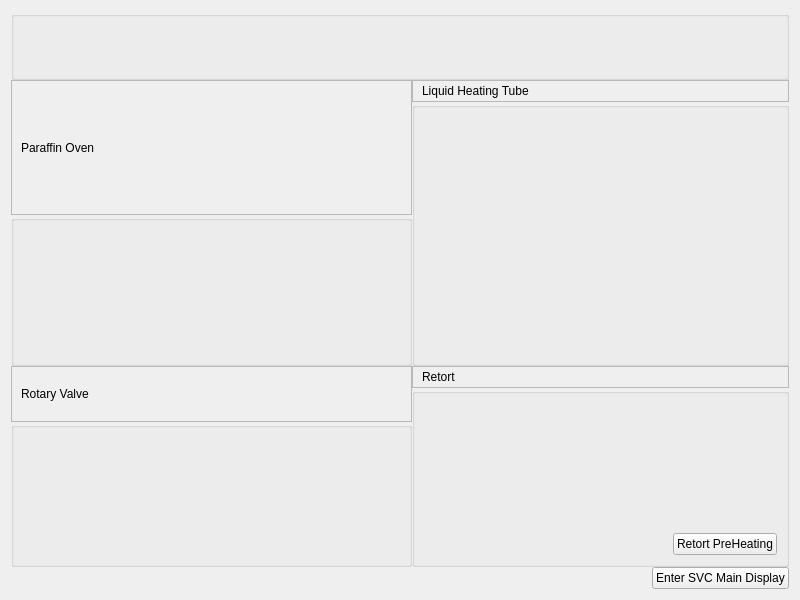
<?xml version="1.0" encoding="UTF-8"?>
<ui version="4.0">
 <class>Diagnostics::CInitialSystem</class>
 <widget class="QWidget" name="Diagnostics::CInitialSystem">
  <property name="geometry">
   <rect>
    <x>0</x>
    <y>0</y>
    <width>800</width>
    <height>600</height>
   </rect>
  </property>
  <property name="windowTitle">
   <string>Form</string>
  </property>
  <layout class="QGridLayout" name="gridLayout_7">
   <property name="spacing">
    <number>0</number>
   </property>
   <item row="0" column="0" colspan="2">
    <widget class="QGroupBox" name="mainRelayGroup">
     <property name="title">
      <string/>
     </property>
     <layout class="QGridLayout" name="gridLayout">
      <property name="leftMargin">
       <number>9</number>
      </property>
      <property name="topMargin">
       <number>0</number>
      </property>
      <property name="rightMargin">
       <number>0</number>
      </property>
      <property name="bottomMargin">
       <number>0</number>
      </property>
      <property name="spacing">
       <number>0</number>
      </property>
      <item row="0" column="0">
       <layout class="QHBoxLayout" name="horizontalLayout">
        <property name="spacing">
         <number>0</number>
        </property>
        <item>
         <widget class="QLabel" name="mrTestLabel">
          <property name="text">
           <string/>
          </property>
         </widget>
        </item>
        <item>
         <spacer name="horizontalSpacer">
          <property name="orientation">
           <enum>Qt::Horizontal</enum>
          </property>
          <property name="sizeHint" stdset="0">
           <size>
            <width>40</width>
            <height>20</height>
           </size>
          </property>
         </spacer>
        </item>
        <item>
         <widget class="QLabel" name="mrChcekLable">
          <property name="text">
           <string/>
          </property>
         </widget>
        </item>
       </layout>
      </item>
      <item row="1" column="0">
       <layout class="QHBoxLayout" name="horizontalLayout_2">
        <property name="spacing">
         <number>0</number>
        </property>
        <item>
         <widget class="QLabel" name="voltageTestLabel">
          <property name="text">
           <string/>
          </property>
         </widget>
        </item>
        <item>
         <spacer name="horizontalSpacer_2">
          <property name="orientation">
           <enum>Qt::Horizontal</enum>
          </property>
          <property name="sizeHint" stdset="0">
           <size>
            <width>40</width>
            <height>20</height>
           </size>
          </property>
         </spacer>
        </item>
        <item>
         <widget class="QLabel" name="voltageCheckLabel">
          <property name="text">
           <string/>
          </property>
         </widget>
        </item>
       </layout>
      </item>
      <item row="2" column="0">
       <layout class="QHBoxLayout" name="horizontalLayout_3">
        <property name="spacing">
         <number>0</number>
        </property>
        <item>
         <widget class="QLabel" name="preTestLabel">
          <property name="text">
           <string/>
          </property>
         </widget>
        </item>
        <item>
         <spacer name="horizontalSpacer_3">
          <property name="orientation">
           <enum>Qt::Horizontal</enum>
          </property>
          <property name="sizeHint" stdset="0">
           <size>
            <width>40</width>
            <height>20</height>
           </size>
          </property>
         </spacer>
        </item>
        <item>
         <widget class="QLabel" name="preCheckLable">
          <property name="text">
           <string/>
          </property>
         </widget>
        </item>
       </layout>
      </item>
     </layout>
    </widget>
   </item>
   <item row="1" column="0">
    <layout class="QVBoxLayout" name="verticalLayout_2">
     <property name="spacing">
      <number>0</number>
     </property>
     <property name="sizeConstraint">
      <enum>QLayout::SetFixedSize</enum>
     </property>
     <item>
      <widget class="QFrame" name="ovenFrame">
       <property name="autoFillBackground">
        <bool>true</bool>
       </property>
       <property name="frameShape">
        <enum>QFrame::StyledPanel</enum>
       </property>
       <property name="frameShadow">
        <enum>QFrame::Raised</enum>
       </property>
       <layout class="QHBoxLayout" name="horizontalLayout_5">
        <property name="spacing">
         <number>0</number>
        </property>
        <property name="leftMargin">
         <number>9</number>
        </property>
        <property name="topMargin">
         <number>0</number>
        </property>
        <property name="rightMargin">
         <number>0</number>
        </property>
        <property name="bottomMargin">
         <number>0</number>
        </property>
        <item>
         <widget class="QLabel" name="ovenTestLabel">
          <property name="text">
           <string>Paraffin Oven</string>
          </property>
         </widget>
        </item>
        <item>
         <spacer name="horizontalSpacer_4">
          <property name="orientation">
           <enum>Qt::Horizontal</enum>
          </property>
          <property name="sizeHint" stdset="0">
           <size>
            <width>40</width>
            <height>20</height>
           </size>
          </property>
         </spacer>
        </item>
        <item>
         <widget class="QLabel" name="ovenCheckLabel">
          <property name="text">
           <string/>
          </property>
         </widget>
        </item>
       </layout>
      </widget>
     </item>
     <item>
      <widget class="QGroupBox" name="ovenGroup">
       <property name="layoutDirection">
        <enum>Qt::LeftToRight</enum>
       </property>
       <property name="title">
        <string/>
       </property>
       <layout class="QGridLayout" name="gridLayout_2">
        <property name="sizeConstraint">
         <enum>QLayout::SetDefaultConstraint</enum>
        </property>
        <item row="3" column="0">
         <widget class="QLabel" name="ovenBtmLable2">
          <property name="text">
           <string/>
          </property>
         </widget>
        </item>
        <item row="2" column="1">
         <spacer name="horizontalSpacer_14">
          <property name="orientation">
           <enum>Qt::Horizontal</enum>
          </property>
          <property name="sizeHint" stdset="0">
           <size>
            <width>348</width>
            <height>20</height>
           </size>
          </property>
         </spacer>
        </item>
        <item row="0" column="0">
         <widget class="QLabel" name="ovenTargetTempLabel">
          <property name="text">
           <string/>
          </property>
         </widget>
        </item>
        <item row="0" column="1">
         <spacer name="horizontalSpacer_10">
          <property name="orientation">
           <enum>Qt::Horizontal</enum>
          </property>
          <property name="sizeHint" stdset="0">
           <size>
            <width>348</width>
            <height>20</height>
           </size>
          </property>
         </spacer>
        </item>
        <item row="0" column="2">
         <widget class="QLabel" name="ovenTargetTempValue">
          <property name="text">
           <string/>
          </property>
         </widget>
        </item>
        <item row="1" column="0">
         <widget class="QLabel" name="ovenCurTemplabel">
          <property name="text">
           <string/>
          </property>
         </widget>
        </item>
        <item row="1" column="1">
         <spacer name="horizontalSpacer_13">
          <property name="orientation">
           <enum>Qt::Horizontal</enum>
          </property>
          <property name="sizeHint" stdset="0">
           <size>
            <width>348</width>
            <height>20</height>
           </size>
          </property>
         </spacer>
        </item>
        <item row="1" column="2">
         <widget class="QLabel" name="ovenCurTempValue">
          <property name="text">
           <string/>
          </property>
         </widget>
        </item>
        <item row="2" column="0">
         <widget class="QLabel" name="ovenBtmLabel1">
          <property name="text">
           <string/>
          </property>
         </widget>
        </item>
        <item row="4" column="1">
         <spacer name="horizontalSpacer_16">
          <property name="orientation">
           <enum>Qt::Horizontal</enum>
          </property>
          <property name="sizeHint" stdset="0">
           <size>
            <width>348</width>
            <height>20</height>
           </size>
          </property>
         </spacer>
        </item>
        <item row="2" column="2">
         <widget class="QLabel" name="ovenBtmValue1">
          <property name="text">
           <string/>
          </property>
         </widget>
        </item>
        <item row="3" column="1">
         <spacer name="horizontalSpacer_15">
          <property name="orientation">
           <enum>Qt::Horizontal</enum>
          </property>
          <property name="sizeHint" stdset="0">
           <size>
            <width>348</width>
            <height>20</height>
           </size>
          </property>
         </spacer>
        </item>
        <item row="3" column="2">
         <widget class="QLabel" name="ovenBtmValue2">
          <property name="text">
           <string/>
          </property>
         </widget>
        </item>
        <item row="4" column="0">
         <widget class="QLabel" name="ovenCurrentLabel">
          <property name="text">
           <string/>
          </property>
         </widget>
        </item>
        <item row="4" column="2">
         <widget class="QLabel" name="ovenCurrentValue">
          <property name="text">
           <string/>
          </property>
         </widget>
        </item>
       </layout>
      </widget>
     </item>
    </layout>
   </item>
   <item row="1" column="1">
    <layout class="QVBoxLayout" name="verticalLayout">
     <item>
      <widget class="QFrame" name="liquidFrame">
       <property name="autoFillBackground">
        <bool>true</bool>
       </property>
       <property name="frameShape">
        <enum>QFrame::StyledPanel</enum>
       </property>
       <property name="frameShadow">
        <enum>QFrame::Raised</enum>
       </property>
       <layout class="QHBoxLayout" name="horizontalLayout_7">
        <property name="spacing">
         <number>0</number>
        </property>
        <property name="topMargin">
         <number>0</number>
        </property>
        <property name="rightMargin">
         <number>0</number>
        </property>
        <property name="bottomMargin">
         <number>0</number>
        </property>
        <item>
         <widget class="QLabel" name="liquidTestLabel">
          <property name="text">
           <string>Liquid Heating Tube</string>
          </property>
         </widget>
        </item>
        <item>
         <spacer name="horizontalSpacer_5">
          <property name="orientation">
           <enum>Qt::Horizontal</enum>
          </property>
          <property name="sizeHint" stdset="0">
           <size>
            <width>40</width>
            <height>20</height>
           </size>
          </property>
         </spacer>
        </item>
        <item>
         <widget class="QLabel" name="liquidCheckLabel">
          <property name="text">
           <string/>
          </property>
         </widget>
        </item>
       </layout>
      </widget>
     </item>
     <item>
      <widget class="QGroupBox" name="liquidGroup">
       <property name="enabled">
        <bool>true</bool>
       </property>
       <property name="layoutDirection">
        <enum>Qt::LeftToRight</enum>
       </property>
       <property name="title">
        <string/>
       </property>
       <layout class="QGridLayout" name="gridLayout_3">
        <item row="0" column="0">
         <widget class="QLabel" name="LTargetTmpLabel">
          <property name="text">
           <string/>
          </property>
         </widget>
        </item>
        <item row="0" column="1">
         <spacer name="horizontalSpacer_9">
          <property name="orientation">
           <enum>Qt::Horizontal</enum>
          </property>
          <property name="sizeHint" stdset="0">
           <size>
            <width>317</width>
            <height>17</height>
           </size>
          </property>
         </spacer>
        </item>
        <item row="0" column="2">
         <widget class="QLabel" name="LTargetTmpValue">
          <property name="text">
           <string/>
          </property>
         </widget>
        </item>
        <item row="1" column="0">
         <widget class="QLabel" name="LCurrentTempLabel">
          <property name="text">
           <string/>
          </property>
         </widget>
        </item>
        <item row="1" column="1">
         <spacer name="horizontalSpacer_18">
          <property name="orientation">
           <enum>Qt::Horizontal</enum>
          </property>
          <property name="sizeHint" stdset="0">
           <size>
            <width>317</width>
            <height>17</height>
           </size>
          </property>
         </spacer>
        </item>
        <item row="1" column="2">
         <widget class="QLabel" name="LCurrentTempValue">
          <property name="text">
           <string/>
          </property>
         </widget>
        </item>
        <item row="2" column="0">
         <widget class="QLabel" name="LTubeTempLabel">
          <property name="text">
           <string/>
          </property>
         </widget>
        </item>
        <item row="2" column="1">
         <spacer name="horizontalSpacer_19">
          <property name="orientation">
           <enum>Qt::Horizontal</enum>
          </property>
          <property name="sizeHint" stdset="0">
           <size>
            <width>317</width>
            <height>17</height>
           </size>
          </property>
         </spacer>
        </item>
        <item row="2" column="2">
         <widget class="QLabel" name="LTubeTempValue">
          <property name="text">
           <string/>
          </property>
         </widget>
        </item>
        <item row="3" column="1">
         <spacer name="verticalSpacer">
          <property name="orientation">
           <enum>Qt::Vertical</enum>
          </property>
          <property name="sizeHint" stdset="0">
           <size>
            <width>20</width>
            <height>103</height>
           </size>
          </property>
         </spacer>
        </item>
       </layout>
      </widget>
     </item>
    </layout>
   </item>
   <item row="2" column="0">
    <layout class="QVBoxLayout" name="verticalLayout_3">
     <item>
      <widget class="QFrame" name="rvFrame">
       <property name="autoFillBackground">
        <bool>true</bool>
       </property>
       <property name="frameShape">
        <enum>QFrame::StyledPanel</enum>
       </property>
       <property name="frameShadow">
        <enum>QFrame::Raised</enum>
       </property>
       <layout class="QHBoxLayout" name="horizontalLayout_6">
        <property name="spacing">
         <number>0</number>
        </property>
        <property name="topMargin">
         <number>0</number>
        </property>
        <property name="rightMargin">
         <number>0</number>
        </property>
        <property name="bottomMargin">
         <number>0</number>
        </property>
        <item>
         <widget class="QLabel" name="rvTestLabel">
          <property name="text">
           <string>Rotary Valve</string>
          </property>
         </widget>
        </item>
        <item>
         <spacer name="horizontalSpacer_6">
          <property name="orientation">
           <enum>Qt::Horizontal</enum>
          </property>
          <property name="sizeHint" stdset="0">
           <size>
            <width>40</width>
            <height>20</height>
           </size>
          </property>
         </spacer>
        </item>
        <item>
         <widget class="QLabel" name="rvCheckLabel">
          <property name="text">
           <string/>
          </property>
         </widget>
        </item>
       </layout>
      </widget>
     </item>
     <item>
      <widget class="QGroupBox" name="rvGroup">
       <property name="title">
        <string/>
       </property>
       <layout class="QGridLayout" name="gridLayout_4">
        <item row="2" column="2">
         <widget class="QLabel" name="rvCurTempS1Value">
          <property name="text">
           <string/>
          </property>
         </widget>
        </item>
        <item row="3" column="0">
         <widget class="QLabel" name="rvCurTempS2Label">
          <property name="text">
           <string/>
          </property>
         </widget>
        </item>
        <item row="3" column="1">
         <spacer name="horizontalSpacer_22">
          <property name="orientation">
           <enum>Qt::Horizontal</enum>
          </property>
          <property name="sizeHint" stdset="0">
           <size>
            <width>357</width>
            <height>20</height>
           </size>
          </property>
         </spacer>
        </item>
        <item row="3" column="2">
         <widget class="QLabel" name="rvCurTempS2Value">
          <property name="text">
           <string/>
          </property>
         </widget>
        </item>
        <item row="4" column="0">
         <widget class="QLabel" name="rvCurrentLabel">
          <property name="text">
           <string/>
          </property>
         </widget>
        </item>
        <item row="4" column="2">
         <widget class="QLabel" name="rvCurrentValue">
          <property name="text">
           <string/>
          </property>
         </widget>
        </item>
        <item row="0" column="0">
         <widget class="QLabel" name="rvTargetTempS1Label">
          <property name="text">
           <string/>
          </property>
         </widget>
        </item>
        <item row="0" column="1">
         <spacer name="horizontalSpacer_11">
          <property name="orientation">
           <enum>Qt::Horizontal</enum>
          </property>
          <property name="sizeHint" stdset="0">
           <size>
            <width>357</width>
            <height>20</height>
           </size>
          </property>
         </spacer>
        </item>
        <item row="0" column="2">
         <widget class="QLabel" name="rvTargetTempS1Value">
          <property name="text">
           <string/>
          </property>
         </widget>
        </item>
        <item row="2" column="1">
         <spacer name="horizontalSpacer_21">
          <property name="orientation">
           <enum>Qt::Horizontal</enum>
          </property>
          <property name="sizeHint" stdset="0">
           <size>
            <width>357</width>
            <height>20</height>
           </size>
          </property>
         </spacer>
        </item>
        <item row="2" column="0">
         <widget class="QLabel" name="rvCurTempS1Label">
          <property name="text">
           <string/>
          </property>
         </widget>
        </item>
        <item row="4" column="1">
         <spacer name="horizontalSpacer_23">
          <property name="orientation">
           <enum>Qt::Horizontal</enum>
          </property>
          <property name="sizeHint" stdset="0">
           <size>
            <width>357</width>
            <height>20</height>
           </size>
          </property>
         </spacer>
        </item>
        <item row="5" column="1">
         <spacer name="horizontalSpacer_20">
          <property name="orientation">
           <enum>Qt::Horizontal</enum>
          </property>
          <property name="sizeHint" stdset="0">
           <size>
            <width>357</width>
            <height>20</height>
           </size>
          </property>
         </spacer>
        </item>
       </layout>
      </widget>
     </item>
    </layout>
   </item>
   <item row="2" column="1">
    <layout class="QVBoxLayout" name="verticalLayout_4">
     <property name="spacing">
      <number>0</number>
     </property>
     <item>
      <widget class="QFrame" name="retortFrame">
       <property name="autoFillBackground">
        <bool>true</bool>
       </property>
       <property name="frameShape">
        <enum>QFrame::StyledPanel</enum>
       </property>
       <property name="frameShadow">
        <enum>QFrame::Raised</enum>
       </property>
       <layout class="QHBoxLayout" name="horizontalLayout_4">
        <property name="spacing">
         <number>0</number>
        </property>
        <property name="topMargin">
         <number>0</number>
        </property>
        <property name="rightMargin">
         <number>0</number>
        </property>
        <property name="bottomMargin">
         <number>0</number>
        </property>
        <item>
         <widget class="QLabel" name="retortTestLabel">
          <property name="text">
           <string>Retort</string>
          </property>
         </widget>
        </item>
        <item>
         <spacer name="horizontalSpacer_7">
          <property name="orientation">
           <enum>Qt::Horizontal</enum>
          </property>
          <property name="sizeHint" stdset="0">
           <size>
            <width>321</width>
            <height>20</height>
           </size>
          </property>
         </spacer>
        </item>
        <item>
         <widget class="QLabel" name="retortCheckLabel">
          <property name="text">
           <string/>
          </property>
         </widget>
        </item>
       </layout>
      </widget>
     </item>
     <item>
      <widget class="QGroupBox" name="retortGroup">
       <property name="title">
        <string/>
       </property>
       <layout class="QGridLayout" name="gridLayout_6">
        <item row="0" column="0" colspan="2">
         <layout class="QGridLayout" name="gridLayout_5">
          <item row="0" column="0">
           <widget class="QLabel" name="retortTargetTempLabel">
            <property name="text">
             <string/>
            </property>
           </widget>
          </item>
          <item row="0" column="1">
           <spacer name="horizontalSpacer_8">
            <property name="orientation">
             <enum>Qt::Horizontal</enum>
            </property>
            <property name="sizeHint" stdset="0">
             <size>
              <width>137</width>
              <height>20</height>
             </size>
            </property>
           </spacer>
          </item>
          <item row="0" column="2">
           <widget class="QLabel" name="retortTargetTempValue">
            <property name="text">
             <string/>
            </property>
           </widget>
          </item>
          <item row="1" column="0">
           <widget class="QLabel" name="retortCurTempSLabel">
            <property name="text">
             <string/>
            </property>
           </widget>
          </item>
          <item row="1" column="1">
           <spacer name="horizontalSpacer_24">
            <property name="orientation">
             <enum>Qt::Horizontal</enum>
            </property>
            <property name="sizeHint" stdset="0">
             <size>
              <width>137</width>
              <height>20</height>
             </size>
            </property>
           </spacer>
          </item>
          <item row="1" column="2">
           <widget class="QLabel" name="retortCurTempSValue">
            <property name="text">
             <string/>
            </property>
           </widget>
          </item>
          <item row="2" column="0">
           <widget class="QLabel" name="retortCurTempB1Label">
            <property name="text">
             <string/>
            </property>
           </widget>
          </item>
          <item row="2" column="1">
           <spacer name="horizontalSpacer_25">
            <property name="orientation">
             <enum>Qt::Horizontal</enum>
            </property>
            <property name="sizeHint" stdset="0">
             <size>
              <width>137</width>
              <height>20</height>
             </size>
            </property>
           </spacer>
          </item>
          <item row="2" column="2">
           <widget class="QLabel" name="retortCurTempB1Value">
            <property name="text">
             <string/>
            </property>
           </widget>
          </item>
          <item row="3" column="0">
           <widget class="QLabel" name="retortCurTempB2Label">
            <property name="text">
             <string/>
            </property>
           </widget>
          </item>
          <item row="3" column="1">
           <spacer name="horizontalSpacer_26">
            <property name="orientation">
             <enum>Qt::Horizontal</enum>
            </property>
            <property name="sizeHint" stdset="0">
             <size>
              <width>137</width>
              <height>20</height>
             </size>
            </property>
           </spacer>
          </item>
          <item row="3" column="2">
           <widget class="QLabel" name="retortCurTempB2Value">
            <property name="text">
             <string/>
            </property>
           </widget>
          </item>
          <item row="4" column="0">
           <widget class="QLabel" name="retortCurrentLabel">
            <property name="text">
             <string/>
            </property>
           </widget>
          </item>
          <item row="4" column="1">
           <spacer name="horizontalSpacer_27">
            <property name="orientation">
             <enum>Qt::Horizontal</enum>
            </property>
            <property name="sizeHint" stdset="0">
             <size>
              <width>137</width>
              <height>20</height>
             </size>
            </property>
           </spacer>
          </item>
          <item row="4" column="2">
           <widget class="QLabel" name="retortCurrentValue">
            <property name="text">
             <string/>
            </property>
           </widget>
          </item>
         </layout>
        </item>
        <item row="1" column="0">
         <spacer name="horizontalSpacer_28">
          <property name="orientation">
           <enum>Qt::Horizontal</enum>
          </property>
          <property name="sizeHint" stdset="0">
           <size>
            <width>203</width>
            <height>20</height>
           </size>
          </property>
         </spacer>
        </item>
        <item row="1" column="1">
         <widget class="QPushButton" name="retortHeatingBtn">
          <property name="text">
           <string>Retort PreHeating</string>
          </property>
         </widget>
        </item>
       </layout>
      </widget>
     </item>
    </layout>
   </item>
   <item row="3" column="0" colspan="2">
    <layout class="QHBoxLayout" name="horizontalLayout_8">
     <item>
      <spacer name="horizontalSpacer_12">
       <property name="orientation">
        <enum>Qt::Horizontal</enum>
       </property>
       <property name="sizeHint" stdset="0">
        <size>
         <width>40</width>
         <height>20</height>
        </size>
       </property>
      </spacer>
     </item>
     <item>
      <widget class="QPushButton" name="mainDisplayBtn">
       <property name="text">
        <string>Enter SVC Main Display</string>
       </property>
      </widget>
     </item>
    </layout>
   </item>
  </layout>
 </widget>
 <resources/>
 <connections/>
</ui>
